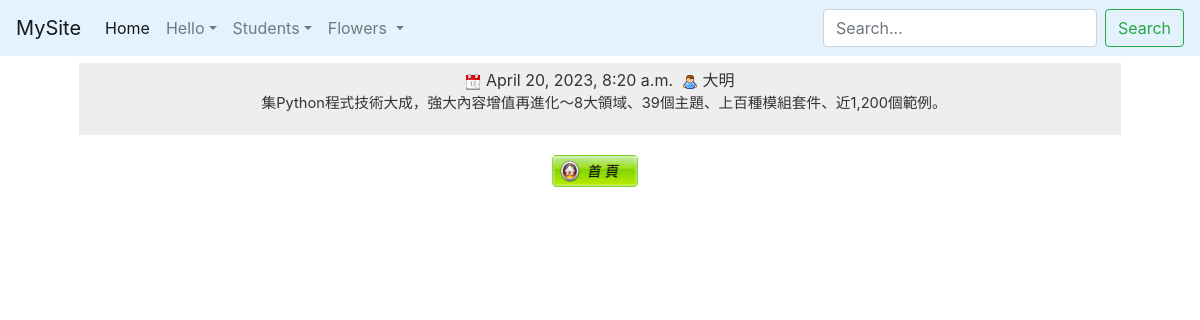
/newsadm/detail/26/, run on the app's committed database.
### newsadm/models.py (models this page shows, shortened)
class NewsUnit(models.Model):
    catego = models.CharField(max_length=10, null=False)
    nickname = models.CharField(max_length=20, null=False)
    title = models.CharField(max_length=50, null=False)
    message = models.TextField(null=False)
    pubtime = models.DateTimeField(auto_now=True)
    enabled = models.BooleanField(default=False)
    press = models.IntegerField(default=0)

### newsadm/views.py (the view)
# urls.py: path('newsadm/detail/<int:detailid>/', nviews.detail),
def detail(request, detailid=None):  #詳細頁面
	unit = models.NewsUnit.objects.get(id=detailid)
	category = unit.catego
	title = unit.title
	pubtime = unit.pubtime
	nickname = unit.nickname
	message = unit.message
	unit.press += 1
	unit.save()
	return render(request, "newsadm/detail.html", locals())

### templates/newsadm/detail.html
{% extends "base.html" %}
{% load static %}
{% block content %}
		<div class="contentbox">
			<table width="100%">
			<tr>
			  <th align="left"><span class="typeblock">{{category}}&nbsp;&nbsp;</span>&nbsp;&nbsp;{{title}}</th>
			</tr>
			<tr>
			  <td><span class="newsinfo">
				<img src="{% static 'images/date.png' %}" alt="" width="16" height="16" />&nbsp;{{pubtime}}
				&nbsp;<img src="{% static 'images/user.png' %}" alt="" width="16" height="16" />&nbsp;{{nickname}}
				<p>&nbsp;&nbsp;{{message}}</p>
			  </td>
			</tr>
			</table>
			<div class="topfunction">
				<a href="/newsadm/index/3/" title="返回首頁">
				<img src="{% static 'images/home.png' %}" alt="返回首頁" width="86" height="32" /></a>
			</div>
		</div>
{% endblock %}

### static/style.css (style rules this page uses)
html, body { height: 100%; }
body { height: 100%; font-family: Arial, Helvetica, sans-serif; font-size: 13px; margin: 0; padding: 0; background:#eaeaea }
p { padding: 0; font-size: 11pt; line-height: 150%; }
img { border: none; }
table { border-collapse: collapse; }
th,td { padding: 8px; }
th { background: #E0E0E0 url(images/bg_th.png) repeat-x top; text-shadow: 1px 1px 1px #fff; font-size: 15px; }
.topfunction { height: 30px; margin-top: 12px; margin-right: auto; margin-left: auto; text-align: center; }
.topfunction img { margin-right: 10px; }
.contentbox { overflow: auto; border: 1px solid #fff; padding: 15px; background: #fff url(images/bg_fade_med.png) repeat-x top; border-bottom-left-radius: 10px; border-bottom-right-radius: 10px; -moz-border-radius-bottomright: 10px; -moz-border-radius-bottomleft: 10px; }
.typeblock { color: #FFF; background-color: #F36; padding: 2px 5px; text-align: center; text-shadow: 1px 1px #333; border-radius: 5px; }
.newsinfo { color: #333; background-color: #EEE; padding: 5px 10px; margin: 0px 10px; display: block; text-align: center; }
.newsinfo * { vertical-align: text-bottom; }

### data on the page
NewsUnit: pubtime "April 20, 2023, 8:20 a.m.", nickname "大明", message "集Python程式技術大成，強大內容增值再進化～8大領域、39個主題、上百種模組套件、近1,200個範例。"
